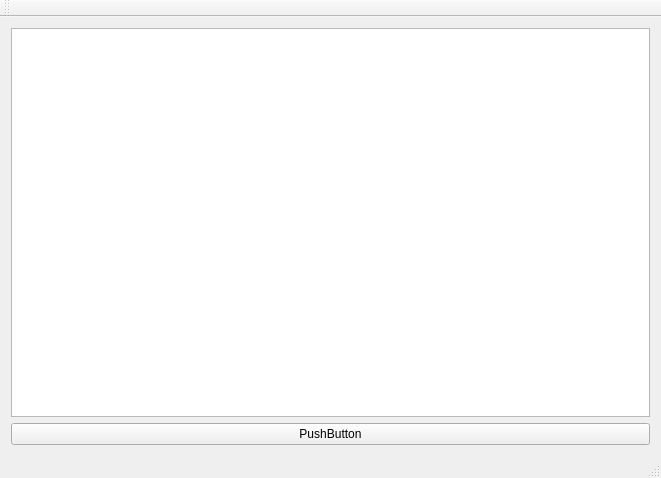
<?xml version="1.0" encoding="UTF-8"?>
<ui version="4.0">
 <class>MainWindow</class>
 <widget class="QMainWindow" name="MainWindow">
  <property name="geometry">
   <rect>
    <x>0</x>
    <y>0</y>
    <width>661</width>
    <height>478</height>
   </rect>
  </property>
  <property name="windowTitle">
   <string>MainWindow</string>
  </property>
  <widget class="QWidget" name="centralWidget">
   <layout class="QVBoxLayout" name="verticalLayout">
    <item>
     <widget class="MyWidget" name="graphicsView"/>
    </item>
    <item>
     <widget class="QPushButton" name="pushButton">
      <property name="text">
       <string>PushButton</string>
      </property>
     </widget>
    </item>
   </layout>
  </widget>
  <widget class="QMenuBar" name="menuBar">
   <property name="geometry">
    <rect>
     <x>0</x>
     <y>0</y>
     <width>661</width>
     <height>23</height>
    </rect>
   </property>
  </widget>
  <widget class="QToolBar" name="mainToolBar">
   <attribute name="toolBarArea">
    <enum>TopToolBarArea</enum>
   </attribute>
   <attribute name="toolBarBreak">
    <bool>false</bool>
   </attribute>
  </widget>
  <widget class="QStatusBar" name="statusBar"/>
 </widget>
 <layoutdefault spacing="6" margin="11"/>
 <customwidgets>
  <customwidget>
   <class>MyWidget</class>
   <extends>QGraphicsView</extends>
   <header>mywidget.h</header>
  </customwidget>
 </customwidgets>
 <resources/>
 <connections/>
</ui>
